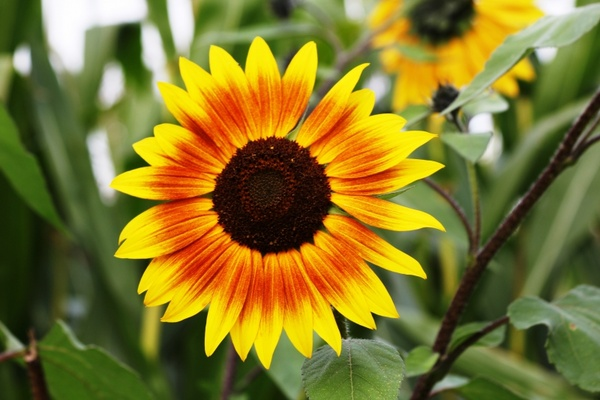
#> input picture download.jpg, 600 x 400 px
$ python transform.py
#> lines starting #> are read from the running program, lines starting #| are printed output that depends on the picture
from PIL import Image, ImageOps

def rotate_and_flip_image(input_path, output_path):

#> called with input_path = 'download.jpg', output_path = 'transformed'
    image = Image.open(input_path)
#> image is the input picture: PIL image 600x400 RGB; mean R, G, B 129, 117.9, 43

    # Rotate 90 degrees
    rotated_90_image = image.rotate(90)
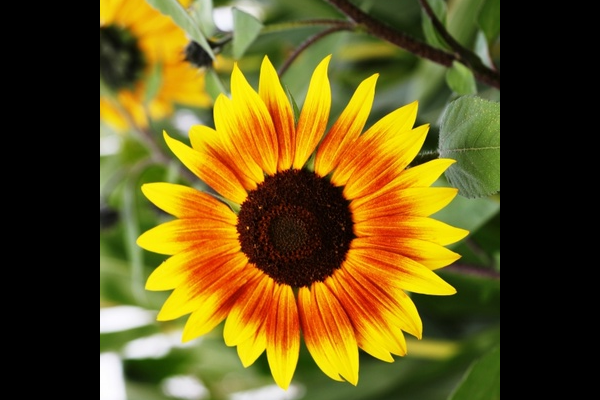
#> rotated_90_image: PIL image 600x400 RGB; mean R, G, B 99.8, 83.8, 24.6
    rotated_90_image.save(output_path + '_rotated_90.jpg')

    # Rotate 180 degrees
    rotated_180_image = image.rotate(180)
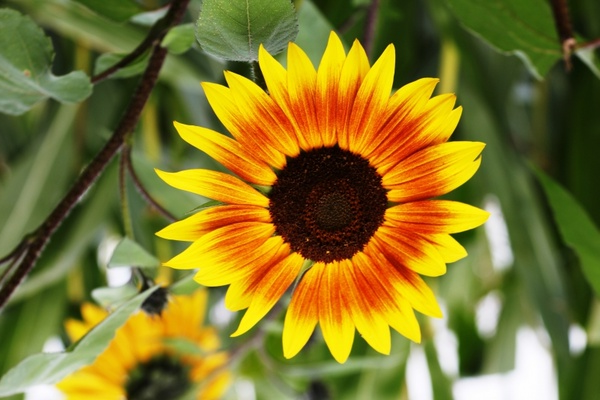
#> rotated_180_image: PIL image 600x400 RGB; mean R, G, B 129, 117.9, 43
    rotated_180_image.save(output_path + '_rotated_180.jpg')

    # Horizontal flip
    flipped_horizontal_image = ImageOps.mirror(image)
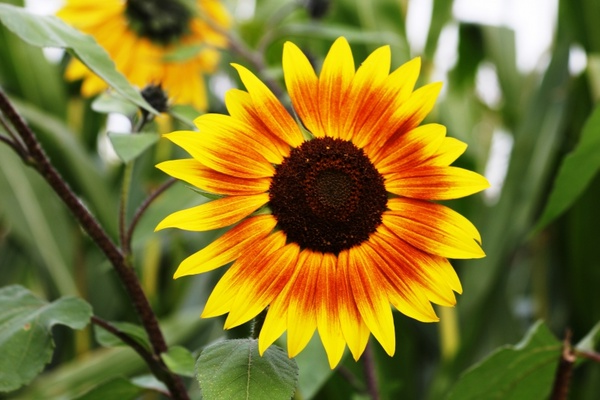
#> flipped_horizontal_image: PIL image 600x400 RGB; mean R, G, B 129, 117.9, 43
    flipped_horizontal_image.save(output_path + '_flipped_horizontal.jpg')

    # Vertical flip
    flipped_vertical_image = image.transpose(Image.Transpose.ROTATE_180)
    flipped_vertical_image.save(output_path + '_flipped_vertical.jpg')


    image.close()

    print(f"Image transformations completed and saved to {output_path}")

rotate_and_flip_image('download.jpg', 'transformed')
